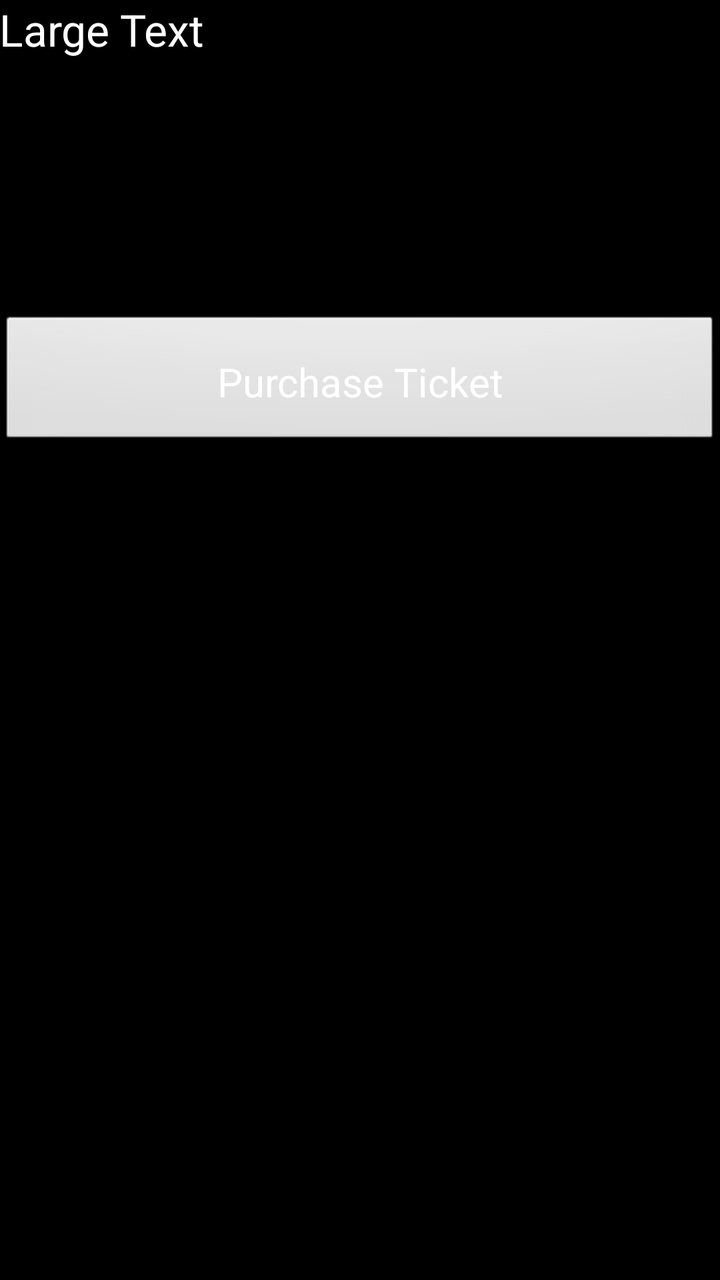
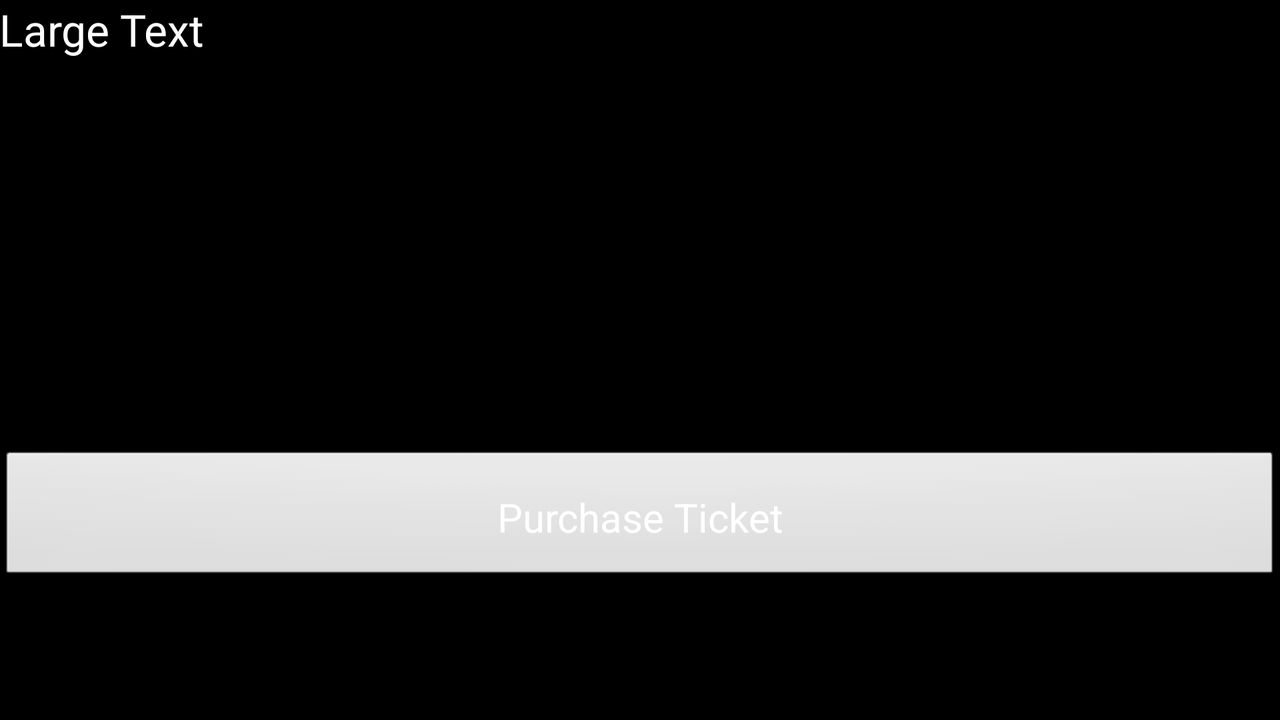

The same Android screen from two of the app's own layout files: first res/layout/ as a phone draws it, then the repository's variant for another configuration, drawn on a device whose configuration selects that folder. Both files follow.
<!-- AndroidManifest.xml: application theme android:Theme.Black -->
<!-- res/layout/activity_payment.xml -->
<RelativeLayout xmlns:android="http://schemas.android.com/apk/res/android"
    xmlns:tools="http://schemas.android.com/tools"
    android:layout_width="match_parent"
    android:layout_height="match_parent"
    android:paddingBottom="@dimen/activity_vertical_margin"
    android:paddingLeft="@dimen/activity_horizontal_margin"
    android:paddingRight="@dimen/activity_horizontal_margin"
    android:paddingTop="@dimen/activity_vertical_margin"
    tools:context=".Payment" >

    <TextView
        android:id="@+id/text_confirm"
        android:layout_width="match_parent"
        android:layout_height="wrap_content"
        android:layout_alignParentTop="true"
        android:text="Large Text"
        android:textAppearance="?android:attr/textAppearanceLarge" />

    <Button
        android:id="@+id/button_confirm"
        style="@style/buttontext"
        android:layout_width="match_parent"
        android:layout_height="wrap_content"
        android:layout_alignLeft="@+id/text_confirm"
        android:layout_below="@+id/text_confirm"
        android:layout_marginTop="128dp"
        android:padding="20dp"
        android:text="Purchase Ticket"
        android:textAlignment="center"
        android:textSize="20sp" />

</RelativeLayout>
<!-- resources referenced by this layout -->
<resources>
  <style name="buttontext" parent="@android:style/TextAppearance">
          <item name="android:textSize">25sp</item>
          <item name="android:textColor">#FFFFFF</item>
      </style>
</resources>
<!-- res/layout-land/activity_payment.xml (the repository's variant of the layout above) -->
<!-- drawn on the phone turned sideways -->
<RelativeLayout xmlns:android="http://schemas.android.com/apk/res/android"
    xmlns:tools="http://schemas.android.com/tools"
    android:layout_width="match_parent"
    android:layout_height="match_parent"
    android:paddingBottom="@dimen/activity_vertical_margin"
    android:paddingLeft="@dimen/activity_horizontal_margin"
    android:paddingRight="@dimen/activity_horizontal_margin"
    android:paddingTop="@dimen/activity_vertical_margin"
    tools:context=".Payment" >

    <TextView
        android:id="@+id/text_confirm"
        android:layout_width="match_parent"
        android:layout_height="wrap_content"
        android:layout_alignParentTop="true"
        android:text="Large Text"
        android:textAppearance="?android:attr/textAppearanceLarge" />

    <Button
        android:id="@+id/button_confirm"
        style="@style/buttontext"
        android:layout_width="match_parent"
        android:layout_height="wrap_content"
        android:layout_alignLeft="@+id/text_confirm"
        android:layout_alignParentBottom="true"
        android:layout_marginBottom="68dp"
        android:padding="20dp"
        android:text="Purchase Ticket"
        android:textAlignment="center"
        android:textSize="20sp" />

</RelativeLayout>
